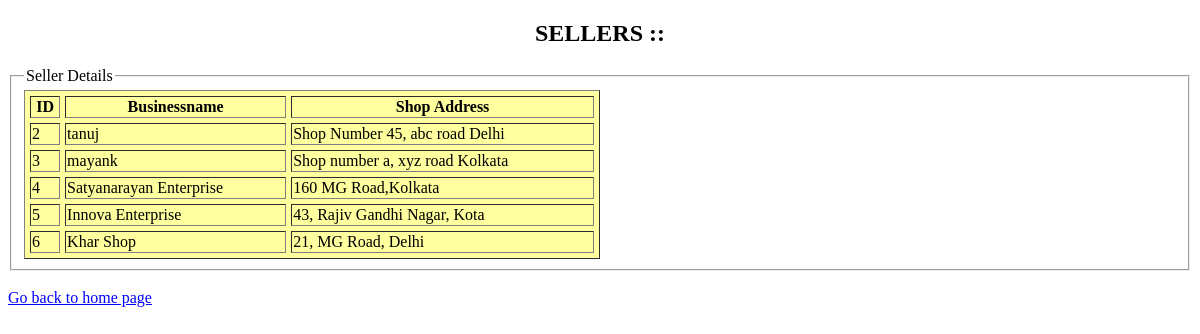
The page /sellertable on the database as committed earlier.
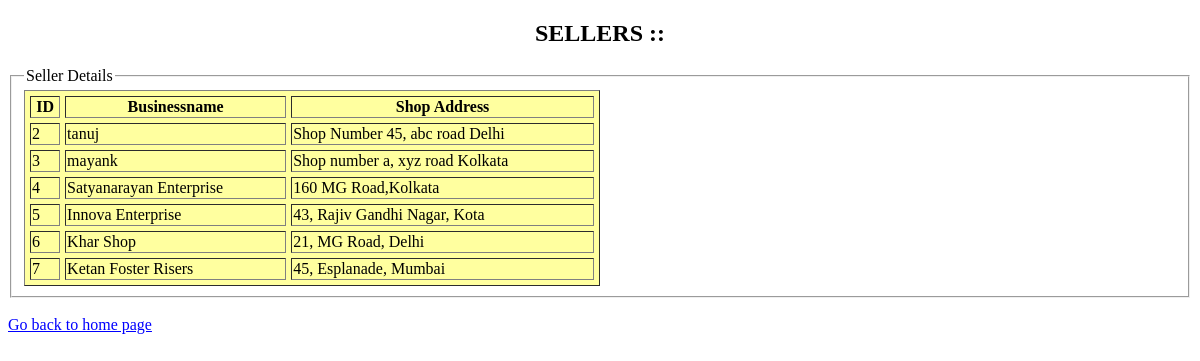
The same page on the database as committed later.
### model.py (models this page shows)
class Seller(Base):
    __tablename__ = "seller"
    id = Column('id', Integer, primary_key=True)
    businessname = Column('businessname', String(255))
    shopaddress = Column('shopaddress', String(255))
    products = relationship('Product', backref='seller')
    logs = relationship('Logs', backref='seller')

### app.py (the view)
@app.route('/sellertable')
def sellertable():
    sellers = sqlsession.query(Seller).all()
    return render_template('sellertable.html', rows=sellers, message="SELLERS ::")

### templates/sellertable.html
<!doctype html>
<html>
<h2 style = "text-align: center;">{{ message }}</h2>
<body link="blue">
<fieldset>
<legend>Seller Details</legend>
	<table border = 1 cellspacing=5 width=50% height=50px bgcolor="#ffff9f">
	<tr>
		<th>ID</th>
		<th>Businessname</th>
		<th>Shop Address</th>
	</tr>
	{% for row in rows if row["id"] %}
	<tr>
		<td>{{row["id"]}}</td>
		<td>{{row["businessname"]}}</td>
		<td>{{row["shopaddress"]}}</td>
	</tr>
	{% else %}
	<h1> No user found! :( </h1>
	{% endfor %}
	</table>
</fieldset>
<br><a href = "/">Go back to home page</a>
</body>
</html>

Rows that differ between the two databases and show on the page:
added Seller: id "7", businessname "Ketan Foster Risers", shopaddress "45, Esplanade, Mumbai"
